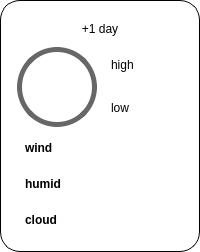
                      <widget class="QFrame" name="frame_37">
                       <property name="styleSheet">
                        <string notr="true">background-color: transparent;
color: #000000;
padding: 5px;
border-radius: 20px;
border: 1px solid black;</string>
                       </property>
                       <property name="frameShape">
                        <enum>QFrame::Shape::StyledPanel</enum>
                       </property>
                       <property name="frameShadow">
                        <enum>QFrame::Shadow::Raised</enum>
                       </property>
                       <layout class="QGridLayout" name="gridLayout_11">
                        <item row="1" column="0" rowspan="2">
                         <widget class="QFrame" name="frame_58">
                          <property name="minimumSize">
                           <size>
                            <width>80</width>
                            <height>80</height>
                           </size>
                          </property>
                          <property name="maximumSize">
                           <size>
                            <width>80</width>
                            <height>80</height>
                           </size>
                          </property>
                          <property name="styleSheet">
                           <string notr="true">padding: 5px;
border: 5px solid rgb(103, 103, 103);
border-radius: 40px;
color: rgb(252, 191, 130);</string>
                          </property>
                          <property name="frameShape">
                           <enum>QFrame::Shape::StyledPanel</enum>
                          </property>
                          <property name="frameShadow">
                           <enum>QFrame::Shadow::Raised</enum>
                          </property>
                          <layout class="QGridLayout" name="gridLayout_30">
                           <item row="0" column="0">
                            <widget class="QLabel" name="forecast2_icon_5">
                             <property name="minimumSize">
                              <size>
                               <width>40</width>
                               <height>40</height>
                              </size>
                             </property>
                             <property name="maximumSize">
                              <size>
                               <width>40</width>
                               <height>40</height>
                              </size>
                             </property>
                             <property name="styleSheet">
                              <string notr="true">border: none;
background: none;</string>
                             </property>
                             <property name="text">
                              <string/>
                             </property>
                             <property name="scaledContents">
                              <bool>true</bool>
                             </property>
                             <property name="alignment">
                              <set>Qt::AlignmentFlag::AlignCenter</set>
                             </property>
                            </widget>
                           </item>
                          </layout>
                         </widget>
                        </item>
                        <item row="5" column="0" colspan="2">
                         <widget class="QLabel" name="forecast2_cloud_5">
                          <property name="minimumSize">
                           <size>
                            <width>0</width>
                            <height>30</height>
                           </size>
                          </property>
                          <property name="font">
                           <font>
                            <family>Segoe UI</family>
                            <pointsize>9</pointsize>
                            <bold>true</bold>
                           </font>
                          </property>
                          <property name="styleSheet">
                           <string notr="true">color: #000000;border: none;</string>
                          </property>
                          <property name="text">
                           <string>cloud </string>
                          </property>
                         </widget>
                        </item>
                        <item row="1" column="1">
                         <widget class="QLabel" name="forecast2_high_5">
                          <property name="styleSheet">
                           <string notr="true">border:none;</string>
                          </property>
                          <property name="text">
                           <string>&lt;html&gt;&lt;head/&gt;&lt;body&gt;&lt;p&gt;&lt;span style=&quot; color:#000000;&quot;&gt;high &lt;/span&gt;&lt;/p&gt;&lt;/body&gt;&lt;/html&gt;</string>
                          </property>
                         </widget>
                        </item>
                        <item row="0" column="0" colspan="2">
                         <widget class="QLabel" name="day_number_5">
                          <property name="styleSheet">
                           <string notr="true">border:none;</string>
                          </property>
                          <property name="text">
                           <string>&lt;html&gt;&lt;head/&gt;&lt;body&gt;&lt;p align=&quot;center&quot;&gt;&lt;span style=&quot; color:#000000;&quot;&gt;+1 day&lt;/span&gt;&lt;/p&gt;&lt;/body&gt;&lt;/html&gt;</string>
                          </property>
                          <property name="alignment">
                           <set>Qt::AlignmentFlag::AlignCenter</set>
                          </property>
                         </widget>
                        </item>
                        <item row="2" column="1">
                         <widget class="QLabel" name="forecast2_low_5">
                          <property name="styleSheet">
                           <string notr="true">border:none;</string>
                          </property>
                          <property name="text">
                           <string>&lt;html&gt;&lt;head/&gt;&lt;body&gt;&lt;p&gt;&lt;span style=&quot; color:#000000;&quot;&gt;low &lt;/span&gt;&lt;/p&gt;&lt;/body&gt;&lt;/html&gt;</string>
                          </property>
                         </widget>
                        </item>
                        <item row="3" column="0" colspan="2">
                         <widget class="QLabel" name="forecast2_wind_5">
                          <property name="minimumSize">
                           <size>
                            <width>0</width>
                            <height>30</height>
                           </size>
                          </property>
                          <property name="font">
                           <font>
                            <family>Segoe UI</family>
                            <pointsize>9</pointsize>
                            <bold>true</bold>
                           </font>
                          </property>
                          <property name="styleSheet">
                           <string notr="true">color: #000000;border: none;</string>
                          </property>
                          <property name="text">
                           <string>wind </string>
                          </property>
                         </widget>
                        </item>
                        <item row="4" column="0" colspan="2">
                         <widget class="QLabel" name="forecast2_humid_5">
                          <property name="minimumSize">
                           <size>
                            <width>0</width>
                            <height>30</height>
                           </size>
                          </property>
                          <property name="font">
                           <font>
                            <family>Segoe UI</family>
                            <pointsize>9</pointsize>
                            <bold>true</bold>
                           </font>
                          </property>
                          <property name="styleSheet">
                           <string notr="true">color: #000000;border: none;</string>
                          </property>
                          <property name="text">
                           <string>humid</string>
                          </property>
                         </widget>
                        </item>
                       </layout>
                      </widget>
